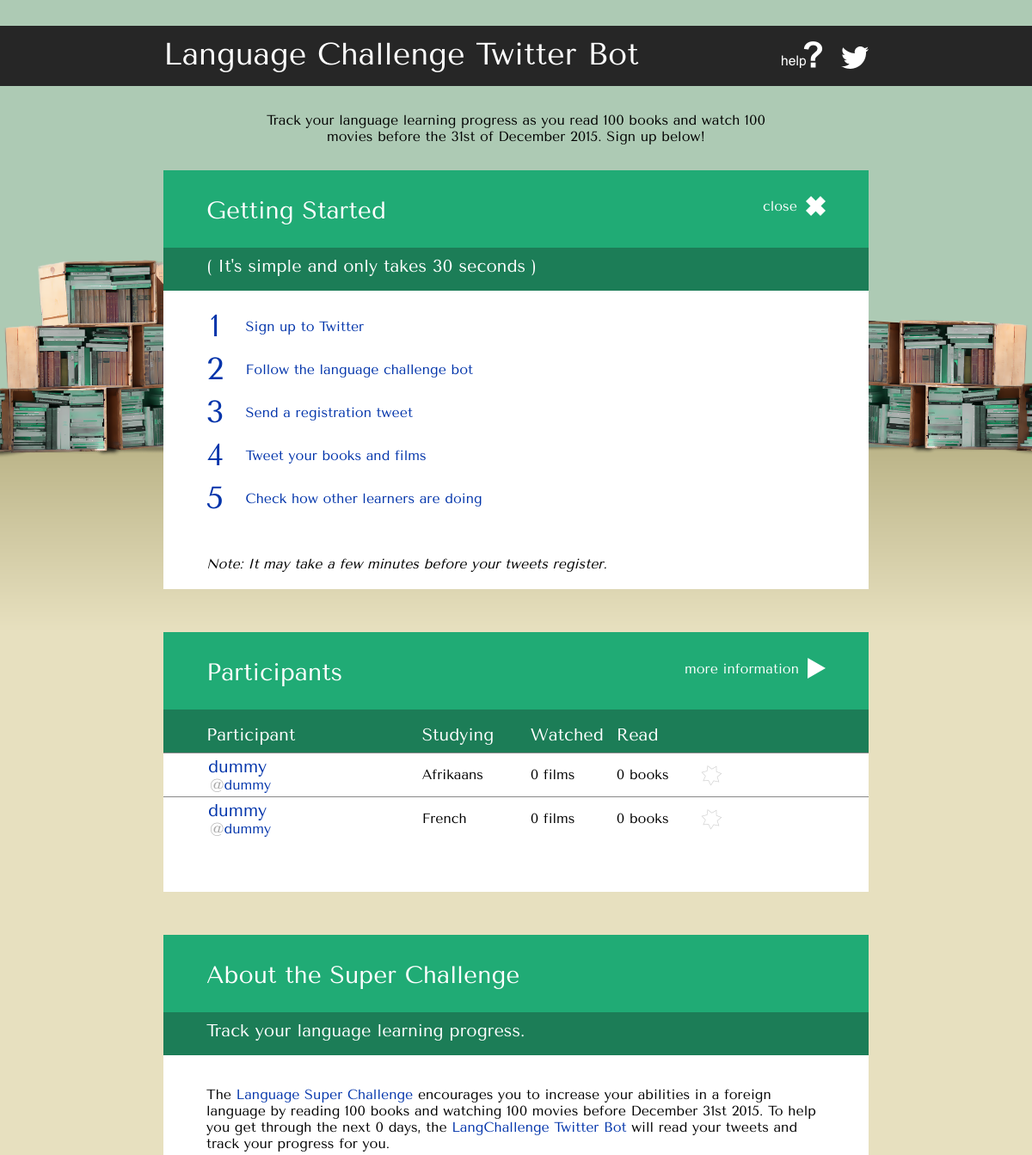
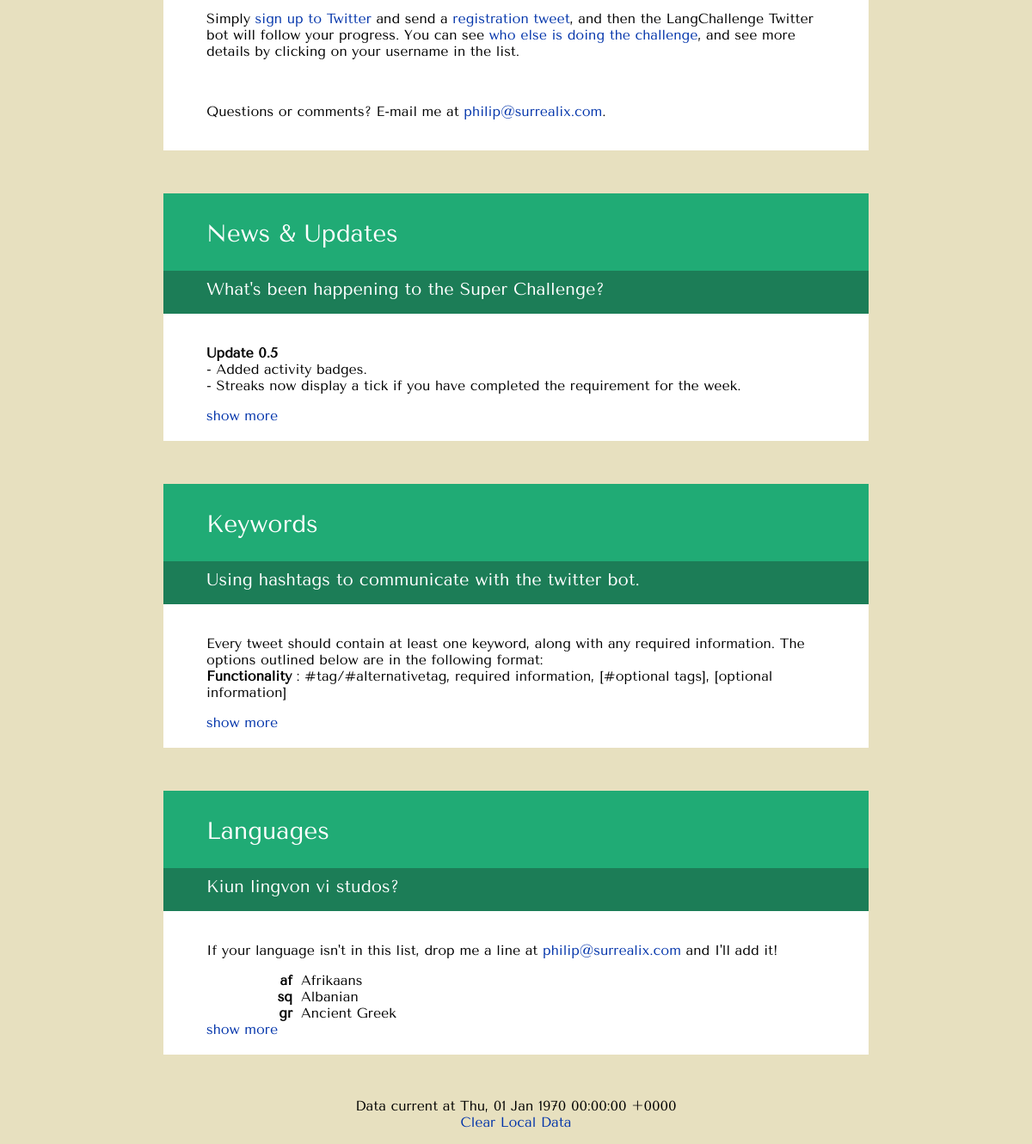
The page / on the database its author committed (2 pictures, top to bottom).
### tables this page shows
CREATE TABLE IF NOT EXISTS `Language` (
  `Code` varchar(2) NOT NULL,
  `Name` varchar(255) NOT NULL,
  PRIMARY KEY (`Code`)
);

### database.php (called while the page is built, shortened)
<?php
require_once("configuration.php");
$link = login(DB_NAME.$testing);
function login($databasename)
{
    global $testing;
    $link = mysqli_connect($testing ? "server_url" : DB_HOST , DB_USER , DB_PASSWORD , DB_NAME);
    return $link;
}
function callStoredProcedure($procedure)
{
    global $link;
    $resultset = mysqli_multi_query($link, "CALL ".$procedure)
        or die(__FILE__.__LINE__.mysqli_error($link).$procedure);
    $data = mysqli_store_result($link);
    return $data;
}
function getPreference($name) {
    global $link;
    $data = mysqli_query($link, "SELECT Value FROM Preferences
        WHERE Name = '".$name."'")
    or die(__FILE__.__LINE__.mysqli_error($link));
    $info = mysqli_fetch_array($data);
    return $info['Value'];
}
?>

### frontpage.php (the view, shortened to what this page needs)
<?php
require_once('preferences.php');
require_once('database.php');
function showUpdateTime()
{
    $lastupdate = getPreference("last_update");
    print "<p>Data current at ".date("r", $lastupdate)."<br>
        <a href='#' onclick='resetPreferences();'>Clear Local Data</a></p>";
}
function printDaysLeft()
{
    $difference = mktime(0, 0, 0, 01, 01, 2016) - time();
    if ($difference < 0) { $difference = 0; }
    $daysleft = floor($difference/60/60/24);
    print $daysleft;
}
function printParticipants()
{
    $statistics = getStatistics();
    $data = callStoredProcedure("GetGroupedEntries(".
        $statistics['TotalPagesRead'].",".
        $statistics['TotalMinutesWatched'].")");
    $infos = array();
    while($info = mysqli_fetch_array($data)) {
        array_push($infos, $info);
    }
    foreach($infos as &$info)
    {
        $username = $info['UserName'];
        $displayname = $info['DisplayName'];
        $info['UserString'] = "<span class='username'><a href=participant.php?username=".$username.">"
                      .$displayname."</a></span><br> <span class='twitter'>@<a href=http://twitter.com/".$username.">".$username."</a></span>";
    }
    print "<table class='sortable' id='participantstable'><tr class='merge'>
                <th id='thparticipant'>Participant</th>
                <th id='thstudying'>Studying</th>
                <th id='thwatched'>Watched</th>
                <th id='thread'>Read</th>
                <th id='thprogress'></th></tr>";
    shuffle($infos);
    foreach($infos as $info) {
        $filmentry = $info['FilmEntry']; $bookentry = $info['BookEntry'];
        $filmstars = floor($filmentry->count / 25);
        $bookstars = floor($bookentry->count / 25);
        $stars = "<div class='star none'></div>";
        $rank = $filmentry->count + $bookentry->count;
        $bluecount = 0;
        $newstars = getStarsHtml($filmstars, $bookstars, true, $rank, $bluecount) .
                    getStarsHtml($bookstars, $filmstars, false, $rank, $bluecount);
        $sprint = $info['LongestSprint'];
        $streak = $info['CurrentStreak'];
        $badges = getStreakDiv($streak, 5, 10, 20);
        $badges .= getSprintDiv($sprint);
        print "<tr>
            <td class='show'".$info['CustomKey'].">"
            .$info['UserString']."</td>
            <td class=''>".$info['LanguageName']."</td>
            <td sorttable_customkey='$filmentry->count'>$filmentry->content</td>
            <td sorttable_customkey='$bookentry->count'>$bookentry->content</td>
            <td sorttable_customkey='$rank' class='stars'>$stars$badges</td></tr>";
    }
    print "</table>";
}
function getStarsHtml($count, $comparecount, $combine, &$rank, &$bluecount)
{
    $stars = "";
    return $stars;
}
function getStreakDiv($count, $bronzelevel, $silverlevel, $goldlevel)
{
    $type = "";
    return $type == "" ? "" : "<div class='badge $type streak'
        title='Current Streak : $count consecutive weeks'></div>";
}
function getSprintDiv($count)
{
    $type = "";
    $s = $count == 1 ? "" : "s";
    return $type == "" ? "" : "<div class='badge $type sprint'
        title='Activity Badge : studied $count whole book$s and film$s in the last fortnight'></div>";
}
function getTableEntry($count, $target, $tail)
{
    $entry = new stdClass();
    $entry->count = $count;
    $entry->target = $target;
    $entry->content = "$count $tail";
    return $entry;
}
function printLanguages()
{
    $languagedata = callStoredProcedure("GetLanguages()");
    while($info = mysqli_fetch_array($languagedata))
    {
        $code = $info['Code'];
        $name = $info['Name'];
        print "<span class='languagecode'>".$code."</span>".$name."<br>";
    }
}
?>

### index.php (shortened to what this page needs)
<?php require_once('frontpage.php'); ?>
<html>
<head>
    <link rel="stylesheet" type="text/css" href="style/style.css"/>
</head>
<body>
    <div id='headerback'>
        <div id='header'>
            Language Challenge Twitter Bot
            <a href="http://www.twitter.com/langchallenge"><div id='twit'></div></a>
            <a target="_blank" href="#about" class='jumptokeyword'><div id='help'></div></a>
        </div>
    </div>
    <div id='background'>
        <div class='centered'>
            <div class='left'></div>
            <div class='right'></div>
        </div>
    </div>
    <div id='main'>
    <div id='getstarted' class='<?php hideGetStarted(); ?>'>
        <div class='shortdesc'>
            Track your language learning progress as you read 100 books and watch 100 movies before the 31st of December 2015. Sign up below!
        </div>
    <div class='panel'>
    <div class='header'>
        Getting Started
        <a target="_blank" class='close headerlink' id="closegetstarted">close<div class='headericon' id='closeicon'></div></a>
    </div>
    <div class='subheader'>
        ( It's simple and only takes 30 seconds )
    </div>
    <div class='content'>
        <a href="https://twitter.com/signup" target='_blank' class='bullet'>
            <span class='number'>1</span>
            Sign up to Twitter</a>
        <a href="https://twitter.com/#!/langchallenge" target='_blank' class='bullet'>
            <span class='number'>2</span>
            Follow the language challenge bot</a>
        <a class='jumptokeyword bullet' href='#registration'>
            <span class='number'>3</span>
            Send a registration tweet</a>
        <a class='jumptokeyword bullet' href='#reading' >
            <span class='number'>4</span>
            Tweet your books and films</a>
        <a href='#participants' class='bullet'>
            <span class='number'>5</span>
            Check how other learners are doing</a>
        <br><br>
        <i>Note: It may take a few minutes before your tweets register.</i>
    </div>
    </div>
    </div>
    <div id='participants' class='panel'>
    <div class='header'>
        Participants
        <a class ='jumptokeyword headerlink' href='#about'>more information<div class='headericon' id='moreicon'></div></a>
    </div>
    <div class='subheader'>
    </div>
    <?php printParticipants(); ?>
    </div>
    <div id='about' class='panel'>
    <div class='header'>
        About the Super Challenge
    </div>
    <div class='subheader'>
        Track your language learning progress.
    </div>
    <div class='content'>
        <p>The <a href="http://how-to-learn-any-language.com/forum/forum_posts.asp?TID=37888" target='_blank'>Language Super Challenge</a>
        encourages you to increase your abilities in a foreign language by reading 100 books and watching 100 movies before December 31st 2015.
        To help you get through the next <?php printDaysLeft() ?> days, the <a href="https://twitter.com/#!/langchallenge" target='_blank'>
        LangChallenge Twitter Bot</a> will read your tweets and track your progress for you.</p>
        <p>Simply <a href="https://twitter.com/signup" target='_blank'>sign up to Twitter</a> and send a
            <a href='#keywords'>registration tweet</a>, and then the LangChallenge Twitter bot will follow your progress.
            You can see <a href='#participants'>who else is doing the challenge</a>, and see more details by clicking on your username in the list.</p>
        <br>
        <p>Questions or comments? E-mail me at <a href="mailto:philip@surrealix.com">philip@surrealix.com</a>.</p>
    </div>
    </div>
    <div class='panel'>
    <div class='header'>
        News & Updates
    </div>
    <div class='subheader'>
        What's been happening to the Super Challenge?
    </div>
    <div class='content'>
        <p><span class='subhead'>Update 0.5</span><br>
            - Added activity badges.<br>
            - Streaks now display a tick if you have completed the requirement for the week.<br>
        </p>
        <a class='toggle' href='#news'>show more</a>
    </div>
    </div>
    <div class='panel'>
    <div class='header'>
        Keywords
    </div>
    <div class='subheader'>
        Using hashtags to communicate with the twitter bot.
    </div>
    <div class='content'>
       <p> Every tweet should contain at least one keyword, along with any required information. The options outlined below are in the following format:<br>
        <span class='subhead'>Functionality</span> : #tag/#alternativetag, required information, [#optional tags], [optional information]</p>
        <a class='toggle' href='#keywords' id='expandkeywords'>show more</a>
    </div>
    </div>
    <div class='panel'>
    <div class='header'>
        Languages
    </div>
    <div class='subheader'>
        Kiun lingvon vi studos?
   </div>
    <div class='content'>
        <p>If your language isn't in this list, drop me a line at
        <a href="mailto:philip@surrealix.com">philip@surrealix.com</a> and I'll add it!</p>
        <?php printLanguages() ?>
        <a class='toggle' href='#languages'>show more</a>
    </div>
    </div>
    <?php showUpdateTime(); ?>
    </div>
</body>
</html>

### style/style.css (style rules this page uses)
body { background-color: #e7e0bf; padding: 0; margin: 0; font-size: 16px; text-align: center; font-family: 'Tenor Sans', sans-serif; }
.subhead { font-weight: bold; }
#background { position: fixed; top: 0; height: 770px; width: 100%; text-align: center; background-image: url('../image/bg_gradient.png'); background-position: 0 100%; background-repeat: repeat-x; background-color: #adcab4; overflow: hidden; z-index: -1; }
#background .centered { position: relative; width: 0px; height: 0px; margin: auto; }
#background .left { position: relative; background-image: url('../image/bg_left.png'); width: 400px; height: 255px; top: 300px; margin-left: -800px; margin-bottom: -255px; }
#background .right { position: relative; background-image: url('../image/bg_right.png'); width: 296px; height: 175px; top: 360px; margin-left: 400px; }
#headerback { position: absolute; left: 0; top: 30px; width: 100%; height: 70px; background-color: #262626; text-align: center; }
#header { position: relative; width: 820px; margin: auto; margin-top: 8px; color: white; text-align: left; font-size: 36px; padding-top: 4px; }
#help { float: right; display: inline-block; width: 49px; height: 31px; background-image: url('../image/help.png'); margin-top: 6px; }
#twit { float: right; display: inline-block; width: 32px; height: 32px; background-image: url('../image/twit.png'); margin-top: 6px; margin-left: 20px; }
#main { left: -410px; width: 820px; display: inline-block; text-align: center; padding-top: 160px; }
.panel { position: relative; background-color: white; width: 100%; text-align: left; overflow: hidden; margin-bottom: 50px; }
.panel .header { padding-left: 50px; padding-top: 30px; margin-bottom: -30px; width: 100%; height: 90px; background-color: #20ab75; color: white; font-size: 28px; }
.panel .subheader { padding-left: 50px; padding-top: 10px; width: 100%; height: 40px; background-color: #1c7d57; color: white; font-size: 20px; }
.panel .content { padding-top: 20px; padding-left: 50px; padding-bottom: 20px; margin-right: 50px; }
.headerlink { padding-right: 100px; position: relative; display: block; float: right; font-size: 16px !important; color: white !important; cursor: pointer; }
.headericon { display: inline-block; margin-left: 10px; vertical-align: -30%; }
#getstarted .bullet { display: block; width: 100%; height: 50px; cursor: pointer; }
.shortdesc { margin-top: -60px; padding: 30px 100px; }
#getstarted .number { display: inline-block; vertical-align: -15%; width: 60px; text-align: center; margin-left: -20px; font-size: 36px; }
#closeicon { background-image: url('../image/close.png'); width: 23px; height: 23px; }
#moreicon { background-image: url('../image/more.png'); width: 21px; height: 24px; }
table { margin-top: -50px; border-width: 1px; border-style: none; border-collapse: collapse; margin-bottom: 60px; }
table th { font-weight: normal; text-align: left; padding-top: 10px; border-style: none; cursor: pointer; height: 50px; color: white; font-size: 20px; }
#thparticipant { padding-left: 50px; width: 270px; }
#thstudying { width: 130px; }
#thread { width: 100px; }
#thwatched { width: 100px; }
#thprogress { width: 220px; }
table span.username { padding-left: 48px; font-size: 20px; }
table span.twitter { padding-left: 50px; color: darkgrey !important; }
table tr { border-width: 1px; border-style: solid; border-color: #888; border-right: none; border-left: none; border-bottom: none; }
table tr.merge { border-top: none; }
table td.show { padding: 4px; }
table td.stars { padding-right: 10px; }
div.star { float: left; width: 26px; height: 26px; margin: 2; }
div.star.none { background-image: url('../image/none.png'); }
a:link { text-decoration: none; color: #0033aa; }
.languagecode { display: inline-block; width: 100px; text-align: right; font-weight: bold; padding-right: 10px; }

### rows shown on the page
language: Code "af", Name "Afrikaans"
language: Code "sq", Name "Albanian"
language: Code "gr", Name "Ancient Greek"

### other values the page prints
$displayname "dummy"
$username "dummy"
$info['LanguageName'] "Afrikaans"
$filmentry->content "0 films"
$bookentry->content "0 books"
$info['LanguageName'] "French"
$daysleft "0"
date("r", $lastupdate) "Thu, 01 Jan 1970 00:00:00 +0000"
